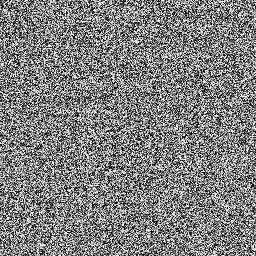
%> input picture 2022.11.1 to  林一挺 四川大学OLE/【ZSI-A2】分析-2016川大OLE-bit-level-matlab(2019-08-12-OK)/4-Cryptanalysis-diffusion-confusion-for_images/images/Lena_c.bmp, 256 x 256 px
$ octave AA_step3_CCA_break_BIEA_size_256_256_ok.m   (GNU Octave 9; MATLAB toolbox functions it lacks are replaced by stand-ins)
%> lines starting %> are read from the running program, lines starting %| are printed output that depends on the picture
### 2022.11.1 to  林一挺 四川大学OLE/【ZSI-A2】分析-2016川大OLE-bit-level-matlab(2019-08-12-OK)/4-Cryptanalysis-diffusion-confusion-for_images/Func_BitPlane_Decomposition.m
%******************************************************************%
% 程序名称：Func_BitPlane_Decomposition
% 2019.8.10 by whp
%******************************************************************%

function A=Func_BitPlane_Decomposition(P)
[height,width] = size(P);
img=uint8(P);
bitPI = zeros(height,width, 8);
for i = 1:8
    bitPI(:,:,i) = bitget(img, i);
end
I1=bitPI(:,:,1);I2=bitPI(:,:,2);I3=bitPI(:,:,3);I4=bitPI(:,:,4);
I5=bitPI(:,:,5);I6=bitPI(:,:,6);I7=bitPI(:,:,7);I8=bitPI(:,:,8);

%% stpe1:明文图像P -> A1和A2
% P -> 采用BBD二进制位平面分解 A1和A2 ，顺序为由上到下，由左到右，由高位平面到低位平面
L=4*height*width;
L1=height*width;
% A1=zeros(1,L);   %预分配内存
% A2=zeros(1,L);   %预分配内存
A=zeros(2,L);
% A1由高四位的比特组成
rowI8=reshape(I8',1,height*width);rowI7=reshape(I7',1,height*width);
rowI6=reshape(I6',1,height*width);rowI5=reshape(I5',1,height*width);
A(1,1:L1)=rowI8;A(1,L1+1:2*L1)=rowI7;A(1,2*L1+1:3*L1)=rowI6;A(1,3*L1+1:4*L1)=rowI5;
% A2由低四位的比特组成
rowI4=reshape(I4',1,height*width);rowI3=reshape(I3',1,height*width);
rowI2=reshape(I2',1,height*width);rowI1=reshape(I1',1,height*width);
A(2,1:L1)=rowI4;A(2,L1+1:2*L1)=rowI3;A(2,2*L1+1:3*L1)=rowI2;A(2,3*L1+1:4*L1)=rowI1;

end

### 2022.11.1 to  林一挺 四川大学OLE/【ZSI-A2】分析-2016川大OLE-bit-level-matlab(2019-08-12-OK)/4-Cryptanalysis-diffusion-confusion-for_images/AA_step3_CCA_break_BIEA_size_256_256_ok.m
%**********************************************************************************************%
% 分析2016-OLE-四川大学-A novel bit-level image encryption algorithm based on chaotic maps
% 描述：在b1,b2求得的前提下，算法为permutation-only
% by whp 2019.8.12 18:09-ok
%**********************************************************************************************%

clear;clc;close all;
tic
%% task: recover P1 from c_P1
C=imread('./images/Lena_c.bmp');
%> C is the input picture: size 256x256 uint8; min 0, max 255, mean 127.8
[height,width] = size(C); L1=height*width; L=4*height*width;
%> after `[height,width] = size(C)`: height = 256; width = 256
%> after `L1=height*width`: L1 = 65536
%> after `L=4*height*width`: L = 262144
tmp_C=Func_BitPlane_Decomposition(C);
%> in Func_BitPlane_Decomposition, `I1=bitPI(:,:,1)`:
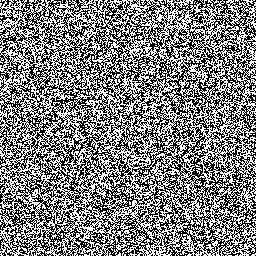
%> I1: size 256x256 double; values 0 (black) and 1 (white), 50.2% white; black in thin lines or dots
%> in Func_BitPlane_Decomposition, `I2=bitPI(:,:,2)`: I2: size 256x256 double; values 0 (black) and 1 (white), 50.1% white; black in thin lines or dots
%> in Func_BitPlane_Decomposition, `I4=bitPI(:,:,4)`: I4: size 256x256 double; values 0 (black) and 1 (white), 50% white; black in thin lines or dots
%> in Func_BitPlane_Decomposition, `I7=bitPI(:,:,7)`: I7: size 256x256 double; values 0 (black) and 1 (white), 49.9% white in thin lines or dots
%> in Func_BitPlane_Decomposition, `I8=bitPI(:,:,8)`:
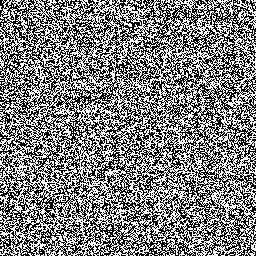
%> I8: size 256x256 double; values 0 (black) and 1 (white), 50.2% white; black in thin lines or dots
C1=tmp_C(1,:); C2=tmp_C(2,:);
sum3=sum(C1)+sum(C2)
%> sum3 = 262679

%% step 1a. get index_Z
CP1=imread('./images/CP1a.png'); CP2=imread('./images/CP2a.png'); CP3=imread('./images/CP3a.png');
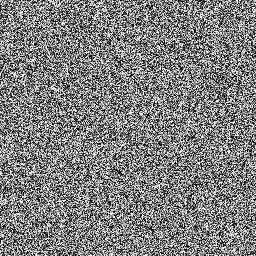
%> input picture 2022.11.1 to  林一挺 四川大学OLE/【ZSI-A2】分析-2016川大OLE-bit-level-matlab(2019-08-12-OK)/4-Cryptanalysis-diffusion-confusion-for_images/images/CP1a.png, 256 x 256 px
%> further down, CP1 is the input picture: size 256x256 uint8; min 0, max 255, mean 127.5
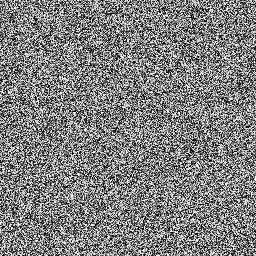
%> input picture 2022.11.1 to  林一挺 四川大学OLE/【ZSI-A2】分析-2016川大OLE-bit-level-matlab(2019-08-12-OK)/4-Cryptanalysis-diffusion-confusion-for_images/images/CP2a.png, 256 x 256 px
%> further down, CP2 is the input picture: size 256x256 uint8; min 0, max 255, mean 127.5
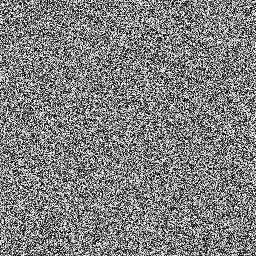
%> input picture 2022.11.1 to  林一挺 四川大学OLE/【ZSI-A2】分析-2016川大OLE-bit-level-matlab(2019-08-12-OK)/4-Cryptanalysis-diffusion-confusion-for_images/images/CP3a.png, 256 x 256 px
%> further down, CP3 is the input picture: size 256x256 uint8; min 0, max 255, mean 127.6
CP4=imread('./images/CP4a.png'); CP5=imread('./images/CP5a.png'); CP6=imread('./images/CP6a.png');
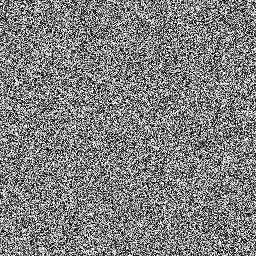
%> input picture 2022.11.1 to  林一挺 四川大学OLE/【ZSI-A2】分析-2016川大OLE-bit-level-matlab(2019-08-12-OK)/4-Cryptanalysis-diffusion-confusion-for_images/images/CP4a.png, 256 x 256 px
%> further down, CP4 is the input picture: size 256x256 uint8; min 0, max 255, mean 127.6
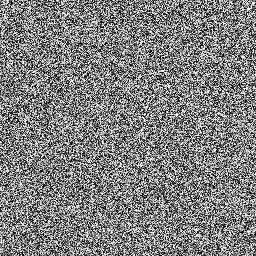
%> input picture 2022.11.1 to  林一挺 四川大学OLE/【ZSI-A2】分析-2016川大OLE-bit-level-matlab(2019-08-12-OK)/4-Cryptanalysis-diffusion-confusion-for_images/images/CP5a.png, 256 x 256 px
%> further down, CP5 is the input picture: size 256x256 uint8; min 0, max 255, mean 127.4
%> (the run ends here)
